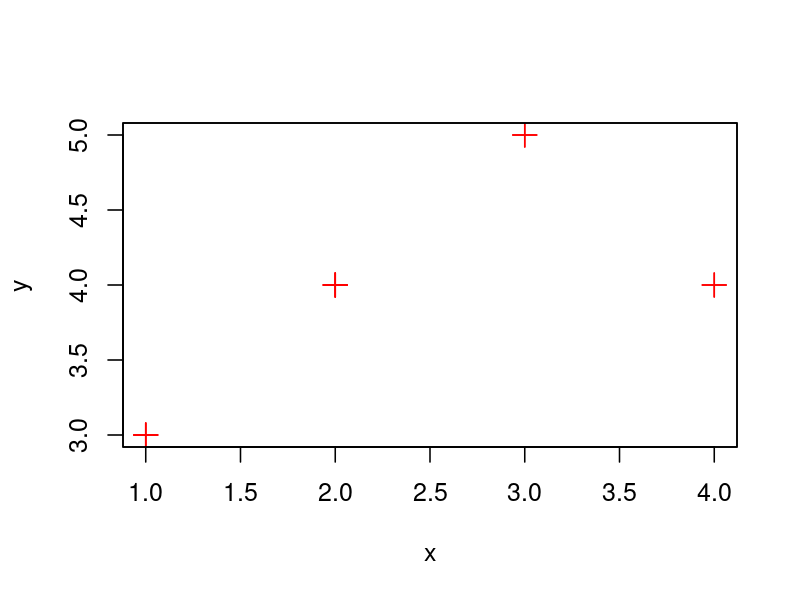

Reproduce this figure in R.
# Fungsi untuk membuat scatter plot
create_scatter_plot <- function(x, y, output_file) {
  # Setup device PNG
  png(output_file, width = 800, height = 600, res = 150)
  
  # Plot parameters
  plot_params <- list(
    pch = 3,        # Tanda plus (+)
    col = "red",    # Warna merah  
    cex = 1.5,      # Ukuran titik
    xlim = c(1, 4), # Batas x
    ylim = c(3, 5), # Batas y
    xlab = "x",     # Label x
    ylab = "y",     # Label y
    main = ""       # Tanpa judul
  )
  
  # Buat plot
  do.call(plot, c(list(x = x, y = y), plot_params))
  
  # Tambah box
  box()
  
  # Tutup device
  dev.off()
}

# Data points
x <- c(2, 1, 2, 4, 1, 2, 3, 4, 2, 3, 1)
y <- c(4, 3, 4, 4, 3, 4, 5, 4, 4, 5, 3)

# Buat plot
create_scatter_plot(x, y, "scatter_plot.png")
